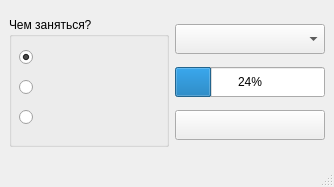
<?xml version="1.0" encoding="UTF-8"?>
<ui version="4.0">
 <class>MainWindow</class>
 <widget class="QMainWindow" name="MainWindow">
  <property name="geometry">
   <rect>
    <x>0</x>
    <y>0</y>
    <width>333</width>
    <height>187</height>
   </rect>
  </property>
  <property name="windowTitle">
   <string>MainWindow</string>
  </property>
  <widget class="QWidget" name="centralwidget">
   <layout class="QVBoxLayout" name="verticalLayout_2">
    <item>
     <layout class="QHBoxLayout" name="horizontalLayout">
      <item>
       <widget class="QGroupBox" name="groupBox">
        <property name="minimumSize">
         <size>
          <width>160</width>
          <height>130</height>
         </size>
        </property>
        <property name="title">
         <string>Чем заняться?</string>
        </property>
        <widget class="QRadioButton" name="radButRead">
         <property name="geometry">
          <rect>
           <x>10</x>
           <y>30</y>
           <width>141</width>
           <height>20</height>
          </rect>
         </property>
         <property name="text">
          <string/>
         </property>
         <property name="checked">
          <bool>true</bool>
         </property>
        </widget>
        <widget class="QRadioButton" name="radButTask">
         <property name="geometry">
          <rect>
           <x>10</x>
           <y>60</y>
           <width>141</width>
           <height>20</height>
          </rect>
         </property>
         <property name="text">
          <string/>
         </property>
        </widget>
        <widget class="QRadioButton" name="radButLearn">
         <property name="geometry">
          <rect>
           <x>10</x>
           <y>90</y>
           <width>141</width>
           <height>20</height>
          </rect>
         </property>
         <property name="text">
          <string/>
         </property>
        </widget>
       </widget>
      </item>
      <item>
       <layout class="QVBoxLayout" name="verticalLayout">
        <item>
         <widget class="QComboBox" name="cbBooks">
          <property name="sizePolicy">
           <sizepolicy hsizetype="Minimum" vsizetype="Fixed">
            <horstretch>0</horstretch>
            <verstretch>0</verstretch>
           </sizepolicy>
          </property>
          <property name="minimumSize">
           <size>
            <width>150</width>
            <height>30</height>
           </size>
          </property>
         </widget>
        </item>
        <item>
         <widget class="QProgressBar" name="progressBarData">
          <property name="sizePolicy">
           <sizepolicy hsizetype="Minimum" vsizetype="Fixed">
            <horstretch>0</horstretch>
            <verstretch>0</verstretch>
           </sizepolicy>
          </property>
          <property name="minimumSize">
           <size>
            <width>150</width>
            <height>30</height>
           </size>
          </property>
          <property name="value">
           <number>24</number>
          </property>
         </widget>
        </item>
        <item>
         <widget class="QPushButton" name="butDo">
          <property name="minimumSize">
           <size>
            <width>150</width>
            <height>30</height>
           </size>
          </property>
          <property name="text">
           <string/>
          </property>
         </widget>
        </item>
       </layout>
      </item>
     </layout>
    </item>
   </layout>
  </widget>
  <widget class="QMenuBar" name="menubar">
   <property name="geometry">
    <rect>
     <x>0</x>
     <y>0</y>
     <width>333</width>
     <height>19</height>
    </rect>
   </property>
  </widget>
  <widget class="QStatusBar" name="statusbar"/>
 </widget>
 <resources/>
 <connections/>
</ui>
